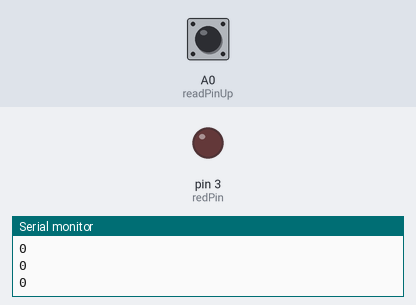
The sketch below on a simulated Arduino Uno, built with avr-gcc and run on an emulated ATmega328P. On the bench: output pins drawn as LEDs (lit = HIGH), the last lines printed to the serial monitor. Inputs (shaded band) come from the test bench; at power-on: A0 (readPinUp) HIGH.

Above: at 1.2 s.
1.3 s: A0 (readPinUp) pulled LOW for 1 s
At 2.06 s:
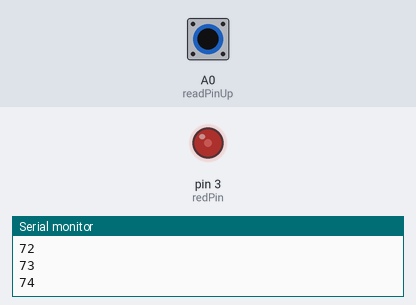
4.3 s: A0 (readPinUp) pulled LOW for 3.2 s
At 5.67 s:
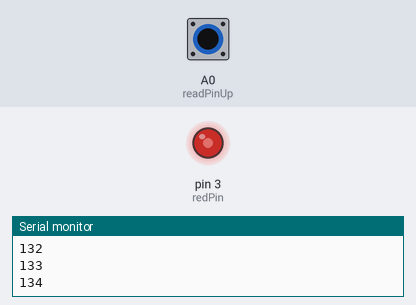
At 7.3 s:
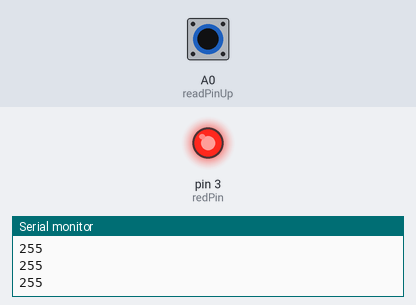
9.0 s: A0 (readPinUp) pulled LOW for 0.15 s
Timing chart, 0 to 12.0 s (numbered marks = the images above; inputs shaded):
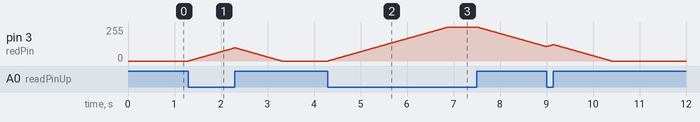

Measured:
- after the input at 1.3 s, pin 3 (redPin): rises from 0/255 to 99/255 in 0.99 s, then falls to 0/255 in 0.99 s
- after the input at 4.3 s, pin 3 (redPin): rises from 0/255 to 255/255 in 2.6 s, then falls to 108/255 in 2.1 s

The sketch:

010-DimmableLED_Button.ino
```cpp
int readPinUp=A0;
int redPin=3;
int readUp;
int brightness=0;
int wait=10;

void setup()  {
  pinMode(readPinUp, INPUT);
  pinMode(redPin, OUTPUT);
  Serial.begin(9600);

}


void loop() {
  readUp=digitalRead(readPinUp);
  Serial.println(brightness);
  if (readUp==0)  {
    brightness=brightness+1;
    if (brightness>=254)  {
      brightness=255;
    }
  }
  else{
    brightness=brightness-1;
    if (brightness<=1) {
      brightness=0;
    }
  }
  analogWrite(redPin, brightness);
  delay(wait);

}
```
